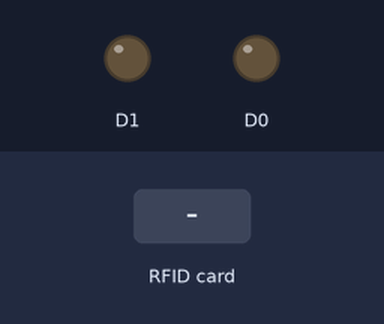
Bench run of a sketch on a simulated ESP8266 (NodeMCU). Shown: output pins drawn as LEDs (lit = HIGH). The inputs (shaded band) are chosen by the test bench. WiFi joins after 1.5 s; servers stay silent unless stated; network time is answered at once with the bench clock; the local clock reads 2024-03-15 10:24:30 at power-on unless the sketch sets it; what the sketch prints to the serial monitor is not drawn.

Above: at 2.8 s.
2.9 s: RFID card 5E 7A 19 C4 held to the reader
At 3.6 s:
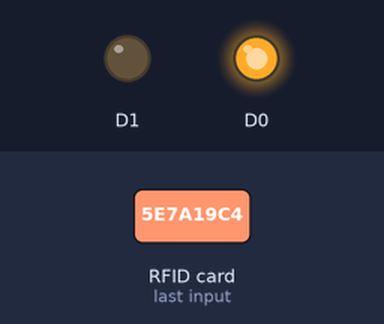
Timing chart, 0 to 7.5 s (numbered marks = the images above; inputs shaded):
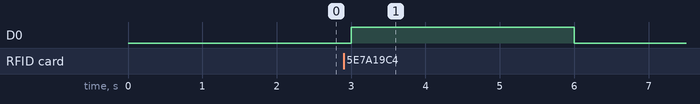

The sketch:

AttendanceSystem.ino
```cpp
#include <SPI.h>
#include <MFRC522.h>

#define RST_PIN         D3         // Configurable, see typical pin layout above
#define SS_PIN          D8        // Configurable, see typical pin layout above

#include <ESP8266WiFi.h>
#include <NTPClient.h>
#include <WiFiUdp.h>

// Replace with your network credentials
const char *ssid     = "Shaghayegh";
const char *password = "shagha771117";

int low=5;
int high=20;
// Define NTP Client to get time
WiFiUDP ntpUDP;
NTPClient timeClient(ntpUDP, "pool.ntp.org");


MFRC522 rfid(SS_PIN, RST_PIN);  // Create MFRC522 instance
// Init array that will store new NUID
byte nuidPICC[4];

void setup() {
  Serial.begin(9600);   // Initialize serial communications with the PC
  SPI.begin();      // Init SPI bus
  rfid.PCD_Init();   // Init MFRC522
  rfid.PCD_DumpVersionToSerial();  // Show details of PCD - MFRC522 Card Reader details
  Serial.println(F("Scan PICC to see UID, SAK, type, and data blocks..."));


  Serial.print("Connecting to ");
  Serial.println(ssid);
  WiFi.begin(ssid, password);
  while (WiFi.status() != WL_CONNECTED) {
    delay(500);
    Serial.print(".");
  }
  Serial.print("connected");
  timeClient.setTimeOffset(16200);
// Initialize a NTPClient to get time
  timeClient.begin();
  pinMode(D1,OUTPUT);
  pinMode(D0,OUTPUT);
}

void loop() {
  timeClient.update();
  // Look for new cards
  if ( ! rfid.PICC_IsNewCardPresent()) {
    return;
  }
  Serial.println("scanned");
  // Select one of the cards
  if ( ! rfid.PICC_ReadCardSerial()) {
    return;
  }
  String formattedTime = timeClient.getFormattedTime();
  Serial.print("Scan Time: ");
  Serial.println(formattedTime);

  int currentHour = timeClient.getHours();

  Serial.print(F("PICC type: "));
  MFRC522::PICC_Type piccType = rfid.PICC_GetType(rfid.uid.sak);
  Serial.println(rfid.PICC_GetTypeName(piccType));

  // Check is the PICC of Classic MIFARE type
  if (piccType != MFRC522::PICC_TYPE_MIFARE_MINI &&
    piccType != MFRC522::PICC_TYPE_MIFARE_1K &&
    piccType != MFRC522::PICC_TYPE_MIFARE_4K) {
    Serial.println(F("Your tag is not of type MIFARE Classic."));
    return;
  }

  if (rfid.uid.uidByte[0] != nuidPICC[0] ||
    rfid.uid.uidByte[1] != nuidPICC[1] ||
    rfid.uid.uidByte[2] != nuidPICC[2] ||
    rfid.uid.uidByte[3] != nuidPICC[3] ) {
    Serial.println(F("A new card has been detected."));

    // Store NUID into nuidPICC array
    for (byte i = 0; i < 4; i++) {
      nuidPICC[i] = rfid.uid.uidByte[i];
    }

    Serial.println(F("The NUID tag is:"));
    Serial.print(F("In hex: "));
    printHex(rfid.uid.uidByte, rfid.uid.size);
    Serial.println();
    Serial.print(F("In dec: "));
    printDec(rfid.uid.uidByte, rfid.uid.size);
    Serial.println();
  }
  else Serial.println(F("Card read previously."));

  // Halt PICC
  rfid.PICC_HaltA();

  // Stop encryption on PCD
  rfid.PCD_StopCrypto1();
  Serial.println(currentHour>low && currentHour<high);
  if(currentHour>low && currentHour<high){
    digitalWrite(D0,HIGH);
    delay(3000);
    digitalWrite(D0,LOW);
  }
  else{
    digitalWrite(D1,HIGH);
    delay(3000);
    digitalWrite(D1,LOW);
  }
}

/**
 * Helper routine to dump a byte array as hex values to Serial.
 */
void printHex(byte *buffer, byte bufferSize) {
  for (byte i = 0; i < bufferSize; i++) {
    Serial.print(buffer[i] < 0x10 ? " 0" : " ");
    Serial.print(buffer[i], HEX);
  }
}

/**
 * Helper routine to dump a byte array as dec values to Serial.
 */
void printDec(byte *buffer, byte bufferSize) {
  for (byte i = 0; i < bufferSize; i++) {
    Serial.print(buffer[i] < 0x10 ? " 0" : " ");
    Serial.print(buffer[i], DEC);
  }
}
```

Measured:
- after the input at 2.9 s, D0: LOW → HIGH after 0.10 s, → LOW 3.0 s later
